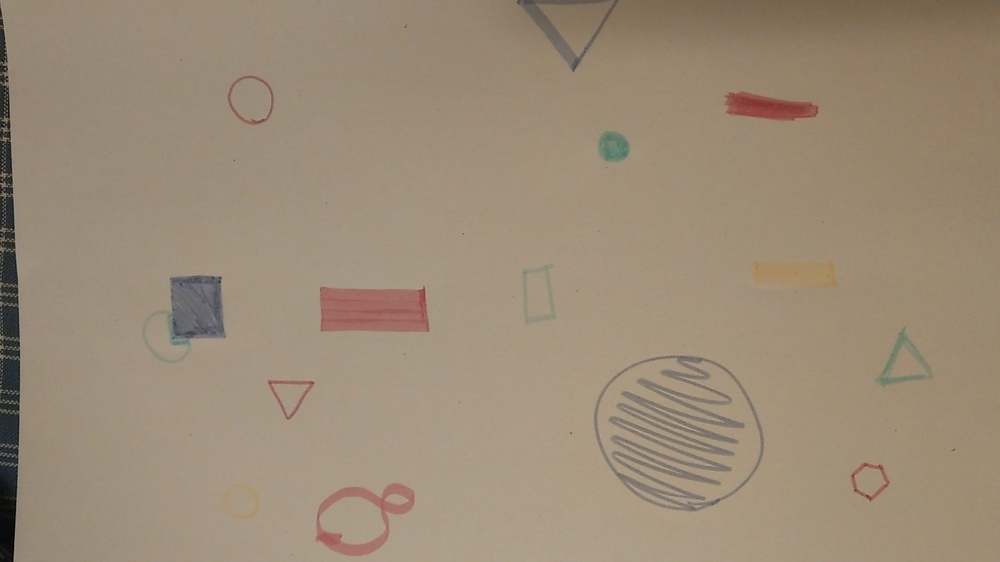
#> input picture shape/midframe170.jpg, 1000 x 562 px, shrunk from 1920 x 1080 before the run
$ python -i center_of_shape_cam.py   (imports and definitions only)
#> lines starting #> are read from the running program, lines starting #| are printed output that depends on the picture; after the words box and inside, x2 and y2 are one past the last pixel; in counts of white or black regions, pixels touching at a corner belong together
#> further down, picture is the input picture: shape (562, 1000, 3); mean B, G, R 119, 139.4, 155.7
# Quelle: https://www.pyimagesearch.com/2016/02/01/opencv-center-of-contour/
# Ergänzende Quelle wg division by zero error (aus Skript): https://learnopencv.com/find-center-of-blob-centroid-using-opencv-cpp-python/
#https://docs.opencv.org/4.x/d7/d4d/tutorial_py_thresholding.html (wg threshold anpassung)
# weitere: https://docs.opencv.org/3.4/dd/d49/tutorial_py_contour_features.html
#https://docs.opencv.org/2.4/modules/imgproc/doc/structural_analysis_and_shape_descriptors.html

#https://dev.to/simarpreetsingh019/detecting-geometrical-shapes-in-an-image-using-opencv-4g72
# https://docs.opencv.org/3.4/d1/d32/tutorial_py_contour_properties.html

# import the necessary packages
import imutils
import cv2


def _preprocess(img):

    kernel=cv2.getStructuringElement(cv2.MORPH_RECT,(3,3))

    gray = cv2.cvtColor(img, cv2.COLOR_BGR2GRAY)
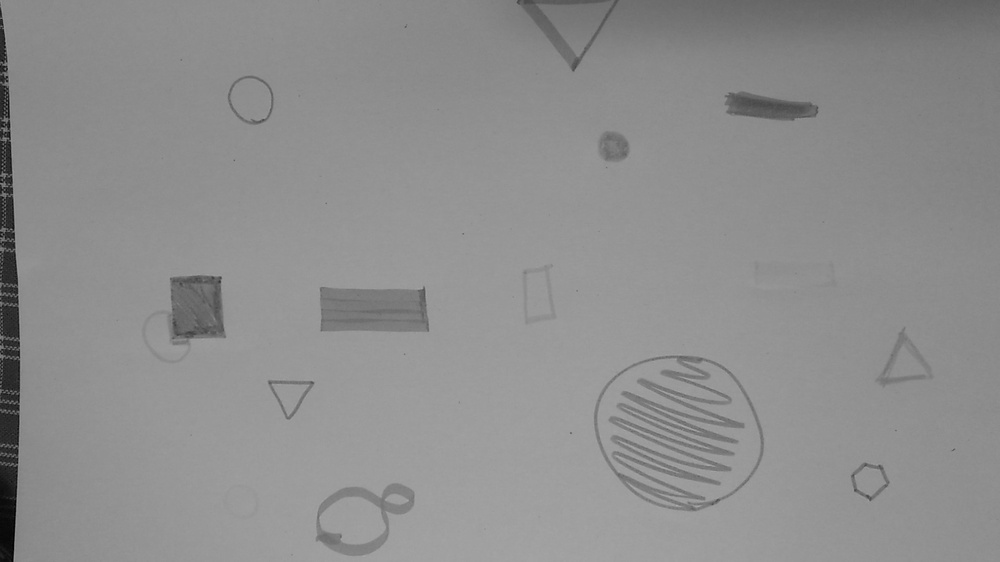
#> gray: shape (562, 1000); min 0, max 173, mean 141.9
    blurred = cv2.GaussianBlur(gray, (5, 5), 0)
    thresh = cv2.adaptiveThreshold(blurred,255,cv2.ADAPTIVE_THRESH_GAUSSIAN_C,\
        cv2.THRESH_BINARY,149,4)
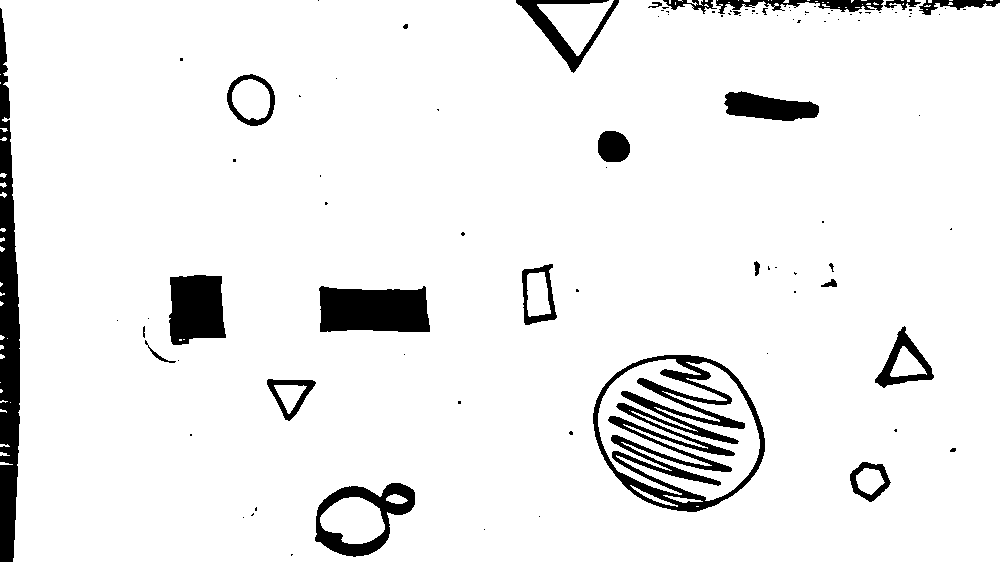
#> thresh: shape (562, 1000); 93.2% white; 99 black regions (72 under 20 px), largest, box (x1, y1, x2, y2) and area: (593, 355, 765, 512) 8912, (0, 8, 20, 562) 7561, (319, 286, 430, 332) 4515
    opening= cv2.morphologyEx(thresh,cv2.MORPH_CLOSE,kernel)
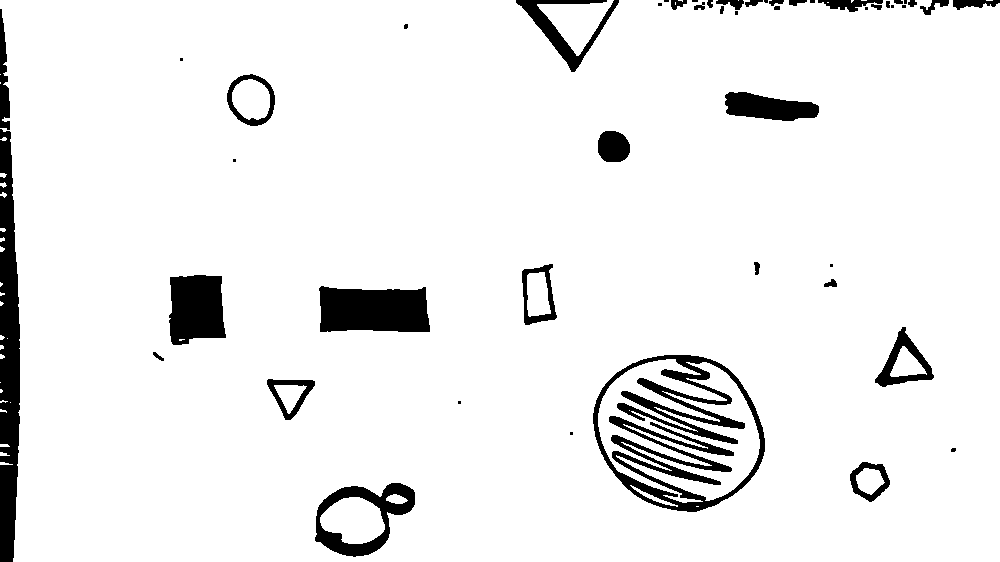
#> opening: shape (562, 1000); 93.4% white; 50 black regions (17 under 20 px), largest, box (x1, y1, x2, y2) and area: (593, 355, 765, 512) 8878, (0, 129, 20, 562) 6774, (319, 286, 430, 332) 4512

    invert = cv2.bitwise_not(opening)

    return invert


# [66 lines left out: functions _detect, findShapes, not called in this run]

>>> import cv2
>>> picture = cv2.imread('midframe170.jpg')
>>> result = _preprocess(picture)
